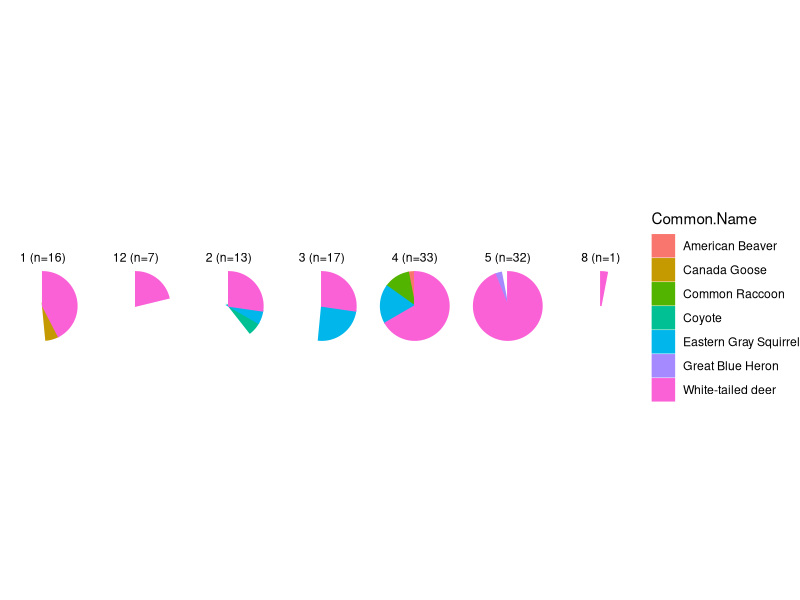

This chart was generated by the following R code:
library(ggplot2)
library(tidyr)
library(dplyr)

dat <- read.csv("obs_for class.csv")

# df = data.frame(subject <- c('ADA','ADA','ADA','CN','CN','CN','PDS','PDS','PDS','CPDP',
#                              'CPDP','CPDP'),
#                 credit <- c('Midsem','Viva','Attendance','Midsem','Viva','Attendance',
#                             'Midsem','Viva','Attendance','Midsem','Viva','Attendance'),
#                 value <- c(50,30,20,40,40,20,50,35,15,50,40,10))

dat$Session.ID <- factor(dat$Session.ID)
dat$Common.Name <- factor(dat$Common.Name)

dat2 <- dat %>% group_by(Session.ID, Common.Name) %>% summarise(Value = n())
dat2 <- dat2[-c(1), ]
dat2$Cam <- c("1 (n=16)","1 (n=16)","12 (n=7)","2 (n=13)","2 (n=13)","2 (n=13)","3 (n=17)",
              "3 (n=17)","4 (n=33)","4 (n=33)","4 (n=33)","4 (n=33)","5 (n=32)","5 (n=32)","8 (n=1)")

dat2$Cam <- factor(dat2$Cam)

p <- ggplot(data = dat2, aes(x=" ", y = Value, group = Common.Name, colour = Common.Name, fill=Common.Name)) +
  geom_bar(width = 1, stat = "identity") +
  coord_polar("y", start=0) +
  facet_grid(.~ Cam) +theme_void()
